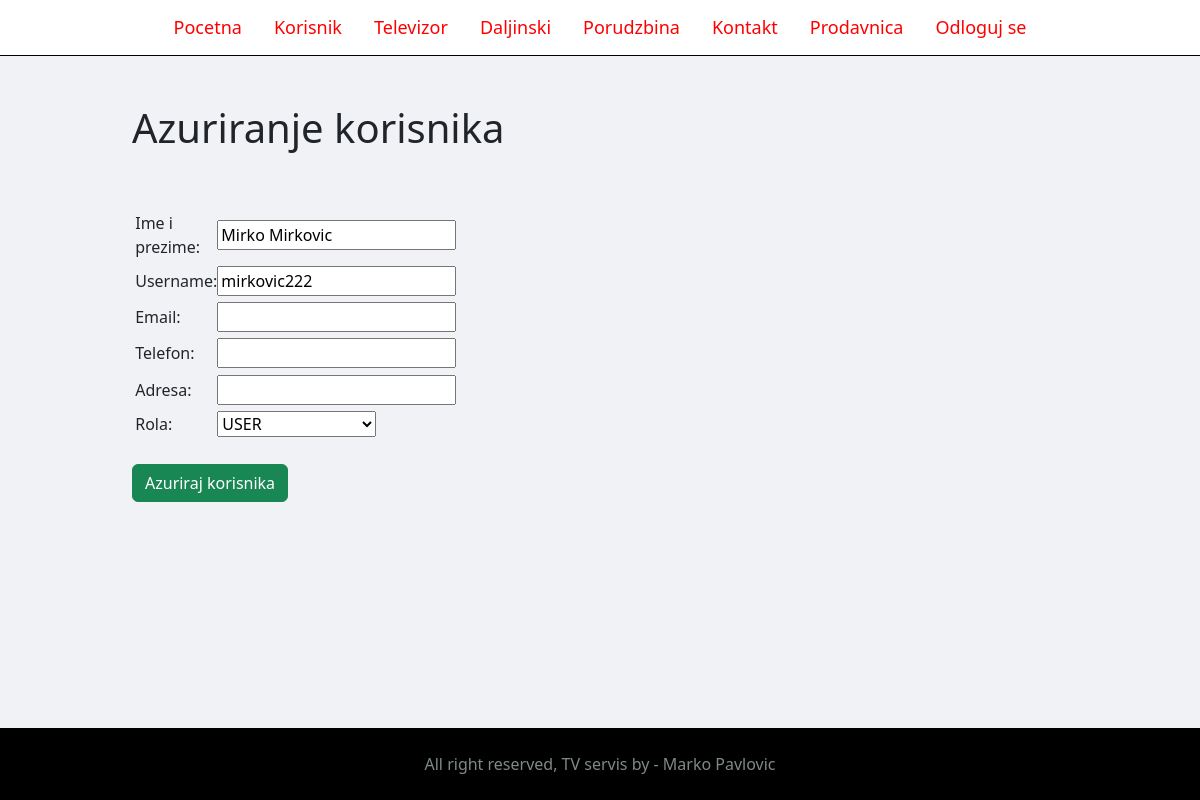
Page /admin/admin-update.php?id=19 (signed in) on the committed database.
### tables this page shows
CREATE TABLE `korisnik` (
  `id` int(10) UNSIGNED NOT NULL,
  `imeprezime` varchar(50) NOT NULL,
  `username` varchar(50) NOT NULL,
  `password` varchar(50) NOT NULL,
  `role` enum('ADMINISTRATOR','MODERATOR','USER') NOT NULL,
  `email` varchar(50) NOT NULL,
  `telefon` varchar(50) NOT NULL,
  `adresa` varchar(50) NOT NULL
);

### admin/admin-update.php (the view, shortened to what this page needs)
<?php include 'partials/menu.php';?>
<div class="main-content">
  <div class="wrapper">
        <header>
        <h1>Azuriranje korisnika</h1>
        </header>
        <br /><br />
        <?php
            $id=$_GET['id'];
            $sql="select * from korisnik where id=$id";
            $result=$mysqli->query($sql);
            if($result->num_rows==0)
            {
                $_SESSION['message']="Ne postoji korisnik sa datim id-om.";
                $_SESSION['tip']=false;
                header("Location:admin.php");
            }
            else
            {
                $row=$result->fetch_assoc();
        ?>
        <form method="post" action="">
        <table class="tbl-30">
            <tr>
                <td><label for="imeprezime">Ime i prezime:</label></td>
                <td>
                    <input
                    type="text"
                    name="imeprezime"
                    id="imeprezime"
                    value="<?php echo $row['imeprezime'] ?>"
                    required
                    />
                </td>
            </tr>
            <tr>
            <td><label for="username">Username:</label></td>
                <td>
                    <input
                    type="text"
                    name="username"
                    id="username"
                    value="<?php echo $row['username'] ?>"
                    required
                    />
                </td>
            </tr>
            <tr>
            <td><label for="email">Email:</label></td>
                <td>
                    <input
                    type="text"
                    name="email"
                    id="email"
                    value="<?php echo $row['email'] ?>"
                    required
                    />
                </td>
            </tr>
            <tr>
            <td><label for="telefon">Telefon:</label></td>
                <td>
                    <input
                    type="text"
                    name="telefon"
                    id="telefon"
                    value="<?php echo $row['telefon'] ?>"
                    required
                    />
                </td>
            </tr>
            <tr>
            <td><label for="adresa">Adresa:</label></td>
                <td>
                    <input
                    type="text"
                    name="adresa"
                    id="adresa"
                    value="<?php echo $row['adresa'] ?>"
                    required
                    />
                </td>
            </tr>
            <tr>
                <td><label for="role">Rola:</label></td>
                <td>
                    <select name="role" id="role" required>
                        <option value="USER" <?php if($row['role']=="USER"){ echo "selected";} ?>>USER</option>
                    </select>
                </td>
            </tr>
      </table>
      <?php } ?>
      <br />
      <input
        type="submit"
        value="Azuriraj korisnika"
        name="azuriraj"
        class="btn btn-success"
      />
    </form>
    </div>
</div>
<?php include 'partials/footer.php';?>

### css/admin.css (style rules this page uses)
.telo { background-color:#f1f2f6; }
.main-content { padding: 3% 0; }
.wrapper { padding: 1%; width: 80%; margin: 0 auto; }
.tbl-30 { width: 30%; }
td { padding: 1%; }

### rows in the picture
korisnik: imeprezime "Mirko Mirkovic", username "mirkovic222", role "USER"
